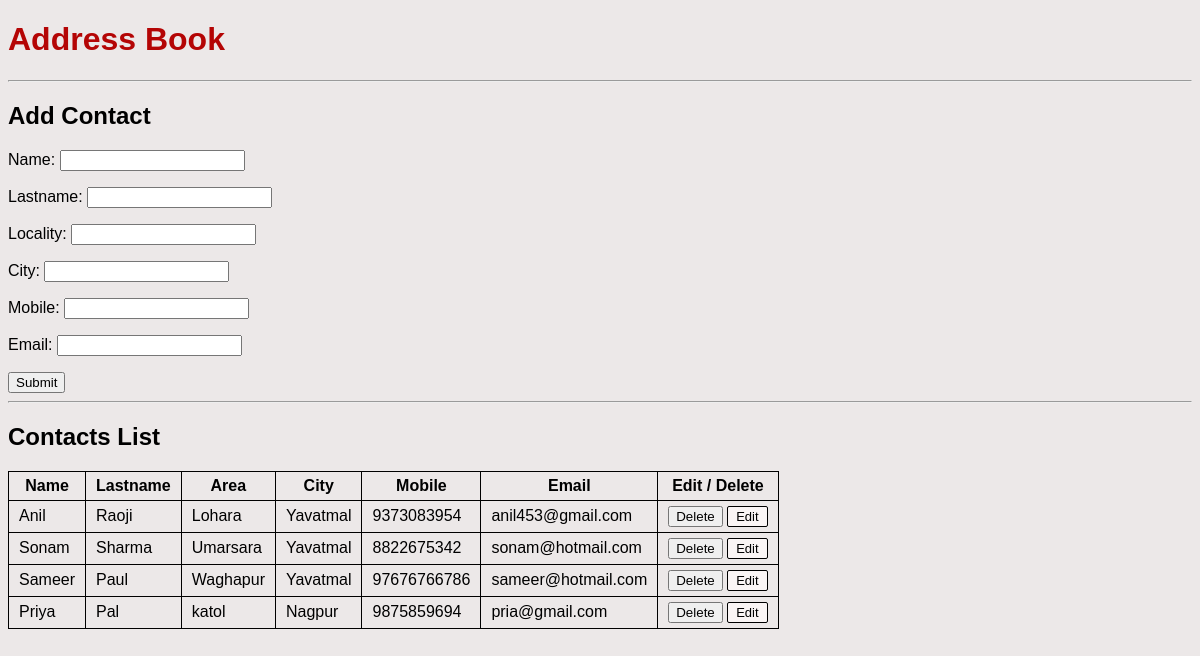
The page / on the database its author committed.
### book/models.py (models this page shows)
class Data(models.Model):
    name = models.CharField(max_length=70)
    lastname = models.CharField(max_length=70)
    locality = models.CharField(max_length=100)
    city = models.CharField(max_length=70)
    mobile = models.IntegerField()
    email = models.EmailField(max_length=70)

### book/views.py (the view, shortened to what this page needs)
# urls.py: 2. Add a URL to urlpatterns:  path('', Home.as_view(), name='home')
class Home(TemplateView):
    template_name = 'home.html'
    def get_context_data(self, *args, **kwargs):
        context =  super().get_context_data(**kwargs)
        fm = AddData()
        displayData = Data.objects.all()
        context = {'form':fm, 'alldata': displayData}
        return context

### book/forms.py
class AddData(forms.ModelForm):
    def __init__(self, *args, **kwargs):
            super(AddData, self).__init__(*args, **kwargs)
            self.fields['mobile'].widget.attrs = {'class': 'myclass',}
    class Meta:
        model = Data
        fields = ['name', 'lastname', 'locality', 'city', 'mobile', 'email']

### templates/home.html (shortened to what this page needs)
{% extends 'base.html' %} {% block content %}
<h1>Address Book</h1>
<hr />
<h2>Add Contact</h2>
<form action="" method="post">
  {% csrf_token %} {{form.as_p}}
  <input type="Submit" />
</form>
<hr />
<h2>Contacts List</h2>
<div>
  <table>
    <thead>
      <tr>
        <th>Name</th>
        <th>Lastname</th>
        <th>Area</th>
        <th>City</th>
        <th>Mobile</th>
        <th>Email</th>
        <th>Edit / Delete</th>
      </tr>
    </thead>
    <tbody>
      {% for data in alldata %}
      <tr>
        <td>{{data.name}}</td>
        <td>{{data.lastname}}</td>
        <td>{{data.locality}}</td>
        <td>{{data.city}}</td>
        <td>{{data.mobile}}</td>
        <td>{{data.email}}</td>
        <td>
          <form
            action="{% url 'delete' data.id %}"
            method="post"
            class="inline"
          >
            <input type="submit" value="Delete" />
          </form>
            <a href="{% url 'update' data.id %}" class="edit">Edit</a>
        </td>
      </tr>
      {% endfor %}
    </tbody>
  </table>
  <br />
  <br />
</div>
{% endblock content %}

### templates/base.html (shortened to what this page needs)
<!DOCTYPE html>
{% load static %}
<html lang="en">
  <head>
    <link rel="stylesheet" href="{% static 'css/style.css' %}" />
  </head>
  <body>
    {% block content %} {% endblock content %}
  </body>
</html>

### static/css/style.css (style rules this page uses)
* { font-family: sans-serif }
h1 { color: rgb(180, 5, 5); }
table,th, td { padding:5px 10px; border: 1px solid black; border-collapse: collapse; }
.inline { display: inline; }
body { background-color: rgb(236, 232, 232); }
.edit { text-decoration: none; color: black; border: 1px solid black; border-radius: 2px; font-size: 13px; padding: 2px 8px; background-color: rgb(250, 245, 245); }

### rows shown on the page
Data: name "Anil", lastname "Raoji", locality "Lohara", city "Yavatmal", mobile "9373083954", email "anil453@gmail.com"
Data: name "Sonam", lastname "Sharma", locality "Umarsara", city "Yavatmal", mobile "8822675342", email "sonam@hotmail.com"
Data: name "Sameer", lastname "Paul", locality "Waghapur", city "Yavatmal", mobile "97676766786", email "sameer@hotmail.com"
Data: name "Priya", lastname "Pal", locality "katol", city "Nagpur", mobile "9875859694", email "pria@gmail.com"
